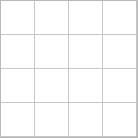
<?xml version="1.0" encoding="UTF-8"?>
<ui version="4.0">
 <class>EmotionWidget</class>
 <widget class="QWidget" name="EmotionWidget">
  <property name="geometry">
   <rect>
    <x>0</x>
    <y>0</y>
    <width>138</width>
    <height>138</height>
   </rect>
  </property>
  <property name="windowTitle">
   <string>Form</string>
  </property>
  <widget class="QTableWidget" name="tableWidget">
   <property name="geometry">
    <rect>
     <x>0</x>
     <y>0</y>
     <width>138</width>
     <height>138</height>
    </rect>
   </property>
   <property name="rowCount">
    <number>4</number>
   </property>
   <property name="columnCount">
    <number>4</number>
   </property>
   <attribute name="horizontalHeaderVisible">
    <bool>false</bool>
   </attribute>
   <attribute name="horizontalHeaderDefaultSectionSize">
    <number>34</number>
   </attribute>
   <attribute name="horizontalHeaderStretchLastSection">
    <bool>true</bool>
   </attribute>
   <attribute name="verticalHeaderVisible">
    <bool>false</bool>
   </attribute>
   <attribute name="verticalHeaderDefaultSectionSize">
    <number>34</number>
   </attribute>
   <row/>
   <row/>
   <row/>
   <row/>
   <column/>
   <column/>
   <column/>
   <column/>
  </widget>
 </widget>
 <resources/>
 <connections/>
</ui>
